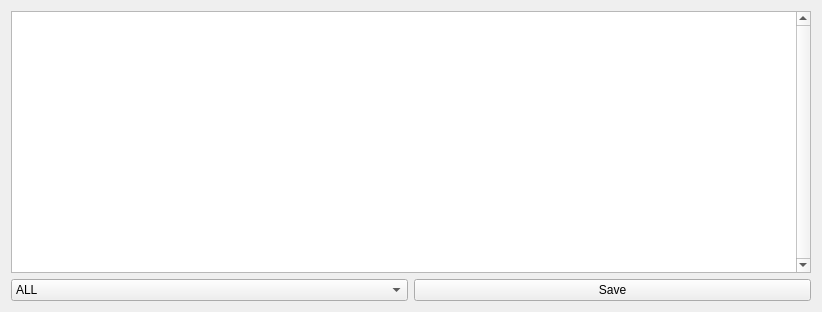
<?xml version="1.0" encoding="UTF-8"?>
<ui version="4.0">
 <class>LogWindow</class>
 <widget class="QWidget" name="LogWindow">
  <property name="geometry">
   <rect>
    <x>0</x>
    <y>0</y>
    <width>822</width>
    <height>312</height>
   </rect>
  </property>
  <property name="windowTitle">
   <string>Message Log</string>
  </property>
  <layout class="QVBoxLayout" name="verticalLayout">
   <item>
    <widget class="QListWidget" name="listWidget">
     <property name="verticalScrollBarPolicy">
      <enum>Qt::ScrollBarAlwaysOn</enum>
     </property>
    </widget>
   </item>
   <item>
    <layout class="QHBoxLayout" name="horizontalLayout">
     <item>
      <widget class="QComboBox" name="levelComboBox">
       <property name="currentIndex">
        <number>4</number>
       </property>
       <item>
        <property name="text">
         <string>0 - ERROR</string>
        </property>
       </item>
       <item>
        <property name="text">
         <string>1 - WARN</string>
        </property>
       </item>
       <item>
        <property name="text">
         <string>2 - INFO</string>
        </property>
       </item>
       <item>
        <property name="text">
         <string>3 - DEBUG</string>
        </property>
       </item>
       <item>
        <property name="text">
         <string>ALL</string>
        </property>
       </item>
      </widget>
     </item>
     <item>
      <widget class="QPushButton" name="saveButton">
       <property name="text">
        <string>Save</string>
       </property>
      </widget>
     </item>
    </layout>
   </item>
  </layout>
 </widget>
 <layoutdefault spacing="6" margin="11"/>
 <resources/>
 <connections/>
</ui>
